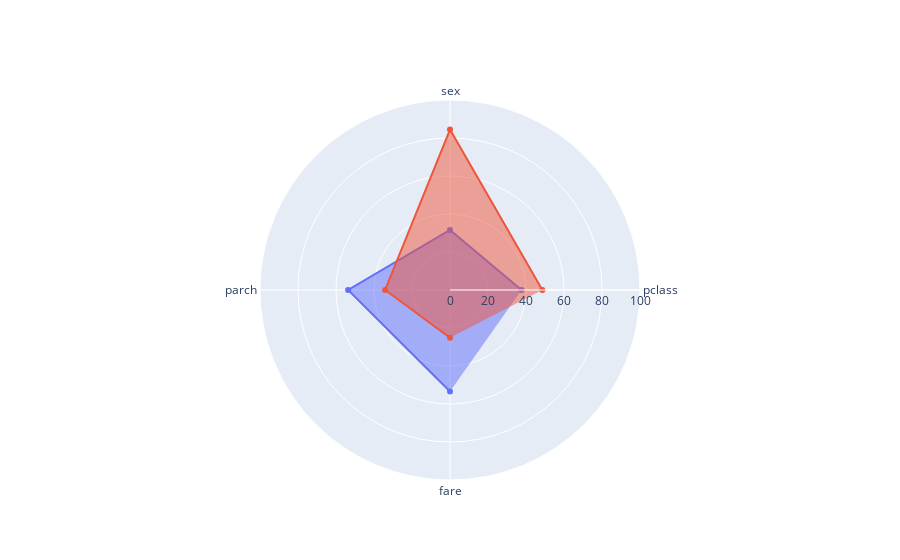

This figure's notebook cell:
### Code cell
titanic_plot = titanic.copy()
categories = ['pclass','sex',
              'parch', 'fare']

#titanic_plot.age = titanic.age.astype(float).astype(int)
titanic_plot.fare = titanic.fare.astype(float)
titanic_plot.pclass = titanic.pclass * 20
titanic_plot.parch = titanic.parch * 100
#titanic_plot.sibsp = titanic.sibsp * 100
titanic_plot.sex = titanic.sex.apply(lambda sex : 0 if sex == "female" else 100)
surviveded_mean_vals = titanic_plot.loc[titanic_plot['survived'] == 1][categories].mean().values.tolist()
not_survived_mean_vals = titanic_plot.loc[titanic_plot['survived'] == 0][categories].mean().values.tolist()
fig = go.Figure()

fig.add_trace(go.Scatterpolar(
      r=surviveded_mean_vals,
      theta=categories,
      fill='toself',
      name='Survived'
))
fig.add_trace(go.Scatterpolar(
      r=not_survived_mean_vals,
      theta=categories,
      fill='toself',
      name='Not Survived'
))

fig.update_layout(
  polar=dict(
    radialaxis=dict(
      visible=True,
      range=[0, 100]
    )),
  showlegend=False
)

fig.show()

### Figure 1 — Plotly figure (JSON) as saved in the notebook; plotly's stock layout.template omitted (floating-point values rounded to 4 significant figures)
{"data": [{"fill": "toself", "name": "Survived", "r": [37.66, 31.62, 53.63, 53.38], "theta": ["pclass", "sex", "parch", "fare"], "type": "scatterpolar"}, {"fill": "toself", "name": "Not Survived", "r": [48.61, 84.47, 34.14, 25.15], "theta": ["pclass", "sex", "parch", "fare"], "type": "scatterpolar"}], "layout": {"polar": {"radialaxis": {"range": [0, 100], "visible": true}}, "showlegend": false}}
